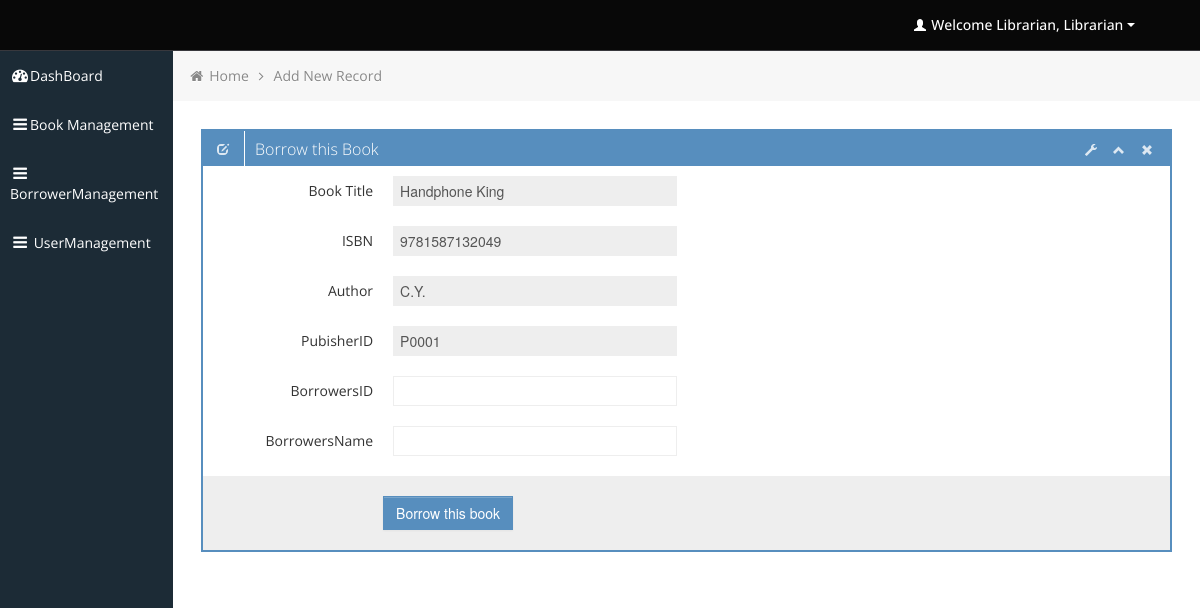
Page /admin/borrow_book.php?bID=00001 (signed in) on the committed database.
### tables this page shows
CREATE TABLE `tbl_books` (
  `id` int(5) UNSIGNED ZEROFILL NOT NULL,
  `bookIsbn` varchar(100) NOT NULL,
  `bookTitle` varchar(100) NOT NULL,
  `bookAuthor` varchar(100) NOT NULL,
  `pubisherID` varchar(100) NOT NULL,
  `bookLanguage` varchar(100) NOT NULL,
  `bookCategory` varchar(100) NOT NULL,
  `bookDescription` varchar(100) NOT NULL,
  `book_status` varchar(20) NOT NULL DEFAULT 'Available'
);

### admin/functions/function.php (called while the page is built, shortened)
<?php
	function get_header(){
		require_once("includes/header.php");
	}
	function get_sidebar(){
		require_once("includes/sidebar.php");
	}
 	function get_footer(){
		require_once("includes/footer.php");
	}
	function get_bread_five(){
		require_once("includes/breadcumb_five.php");
	}
?>

### admin/borrow_book.php (the view, shortened to what this page needs)
<?php
$id = $_GET['bID'];
	include('includes/connection.php');
	$sql ="SELECT * FROM tbl_books where id = '$id'";
	$result = mysqli_query($connect,$sql);
	while ($row=mysqli_fetch_array($result))
	{
        $bookIsbn = $row['bookIsbn'];
        $bookTitle = $row['bookTitle'];
        $bookAuthor = $row['bookAuthor'];
        $pubisherID = $row['pubisherID'];
	}
?>
<?php
	require_once("functions/function.php");
	get_header();
?>
			<div class="row-fluid sortable">
				<div class="box span12">
					<div class="box-header" data-original-title>
						<h2><i class="halflings-icon white edit"></i><span class="break"></span>Borrow this Book</h2>
						<div class="box-icon">
							<a href="#" class="btn-setting"><i class="halflings-icon white wrench"></i></a>
							<a href="#" class="btn-minimize"><i class="halflings-icon white chevron-up"></i></a>
							<a href="#" class="btn-close"><i class="halflings-icon white remove"></i></a>
						</div>
					</div>
					<div class="box-content">
						<form class="form-horizontal" method="post" action="add_to_borrowed.php">
							<fieldset>
							  <div class="control-group">
								<label class="control-label" for="bookTitle">Book Title</label>
								<div class="controls">
								  <input class="input-xlarge focused" name="bookTitle" id="bookTitle" type="text" value="<?php echo $bookTitle; ?>" disabled>
								</div>
							  </div>
                              <div class="control-group">
								<label class="control-label" for="bookIsbn">ISBN</label>
								<div class="controls">
								  <input class="input-xlarge focused" name="bookIsbn" id="bookIsbn" type="text" value="<?php echo $bookIsbn; ?>" disabled>
								</div>
							  </div>
							  <div class="control-group">
								<label class="control-label" for="bookAuthor">Author</label>
								<div class="controls">
								  <input class="input-xlarge focused" name="bookAuthor" id="bookAuthor" type="text" value="<?php echo $bookAuthor; ?>" disabled>
								</div>
							  </div>
							  <div class="control-group">
								<label class="control-label" for="pubisherID">PubisherID</label>
								<div class="controls">
								  <input class="input-xlarge focused" name="pubisherID" id="pubisherID" type="text" value="<?php echo $pubisherID; ?>" disabled>
								</div>
							  </div>
                              <div class="control-group">
								<label class="control-label" for="bookLanguage">BorrowersID</label>
								<div class="controls">
								  <input class="input-xlarge focused" name="BorrowersID" id="BorrowersID" type="text">
								</div>
							  </div>
                              <div class="control-group">
								<label class="control-label" for="bookCategory">BorrowersName</label>
								<div class="controls">
								  <input class="input-xlarge focused" name="BorrowersName" id="BorrowersName" type="text" >
								</div>
							  </div>
							  <div class="form-actions">
								<button type="submit" onclick="return confirmUpdate()" class="btn btn-primary">Borrow this book</button>
							  </div>
							</fieldset>
						</form>
					</div>
				</div>
			</div>

### admin/includes/header.php (shortened to what this page needs)
<?php
  $id = $_SESSION['LOGIN'];
include "../include/dbconn.php";
$sql = "SELECT lname, fname FROM admin where id = $id";
            $result = $connect->query($sql);
            while($row = $result->fetch_assoc()){
              	$lname = $row['lname'];
				$fname = $row['fname'];
            }
?>
<!DOCTYPE html>
<html lang="en">
<head>
	<link id="bootstrap-style" href="css/bootstrap.min.css" rel="stylesheet">
	<link href="css/bootstrap-responsive.min.css" rel="stylesheet">
	<link id="base-style" href="css/style.css" rel="stylesheet">
	<link id="base-style-responsive" href="css/style-responsive.css" rel="stylesheet">
	<link rel="stylesheet" href="../../plugins/morris/morris.css">
</head>
<body>
	<div class="navbar">
		<div class="navbar-inner">
			<div class="container-fluid">
				<a class="brand" href="index.html"><span> </span></a>
				<div class="nav-no-collapse header-nav">
					<ul class="nav pull-right">
						<li class="dropdown">
							<a class="btn dropdown-toggle" data-toggle="dropdown" href="#">
								<i class="halflings-icon white user"></i> <?php echo "Welcome  ".$lname.", ".$fname ?>
								<span class="caret"></span>
							</a>
						</li>
					</ul>
				</div>
			</div>
		</div>
	</div>

### admin/css/style.css (style rules this page uses)
body { background: #F5F5F5; color: #333; border: none; font-family: 'Open Sans', sans-serif; font-weight: 400; }
a { color: #646464; }
h2 { font-size: 16px; line-height: 16px; }
.navbar { margin-bottom: 0px; }
.navbar-inner { margin-bottom: 0px; min-height: 40px; padding-right: 20px; padding-left: 20px; background: #080808; filter: none; text-shadow: 1px 1px 1px #0a0c0e; border: none; color: #fff; -webkit-border-radius: 0px; -moz-border-radius: 0px; border-radius: 0px; *zoom: 1; border-bottom: 1px solid #38383D; }
.navbar-inner a { color: #7b7b7b; text-shadow: 0 -1px 1px #0b090a; }
.navbar-inner a i { margin-top: 2px; }
.header-nav { padding: 0px; color: #fff !important; background: #000 !important; }
.header-nav .nav { margin: 0px; }
.header-nav .btn { display: inline-block; padding: 21px 20px; margin-top: 0px; margin-left: 0px; font-size: 14px; line-height: 20px; text-align: center; text-shadow: none; vertical-align: middle; cursor: pointer; background: transparent; border-left: none; border-right: none; border-top: 0px; border-bottom: 0px; -webkit-border-radius: 0px; -moz-border-radius: 0px; border-radius: 0px; -webkit-box-shadow: none !important; -moz-box-shadow: none !important; box-shadow: none !important; }
.header-nav a.btn { color: #fff !important; text-shadow: none !important; padding: 15px 25px !important; }
.header-nav .btn .caret { border-top-color: #fff !important; border-bottom-color: #fff !important; }
.box { border: 2px solid #578EBE; background: #fff !important; margin-bottom: 28px; }
.box-header { height: 16px; font-size: 16px; line-height: 16px; padding: 10px; background: #578EBE; -webkit-box-shadow: none; -moz-box-shadow: none; box-shadow: none; overflow: hidden; }
.box-header h2 { float:left; margin-top: 0px; font-weight: 300; }
.box-header .box-icon, .box-header h2 { color:#fff; }
.box-header h2 i { margin: 0px 3px 0px 4px; opacity: .8; filter: alpha(opacity=80); -ms-filter:"progid:DXImageTransform.Microsoft.Alpha(Opacity=80)"; }
.box-header .box-icon { float:right; margin-top: 1px; }
.box-header .box-icon i { -webkit-transition: all 0.1s ease-in-out; -moz-transition: all 0.1s ease-in-out; -o-transition: all 0.1s ease-in-out; -ms-transition: all 0.1s ease-in-out; transition: all 0.1s ease-in-out; opacity: .8; filter: alpha(opacity=80); -ms-filter:"progid:DXImageTransform.Microsoft.Alpha(Opacity=80)"; }
.box-header .box-icon a { margin: 0px 5px; }
.box-content { position: relative; z-index: 50; margin-top: -1px; padding: 10px; background: #fff !important; }
.form-actions { padding: 19px 20px 20px; margin: 20px -10px -30px -10px; background-color: #eee; border-top: 1px solid #eee; *zoom: 1; }
.form-actions:before, .form-actions:after { display: table; line-height: 0; content: ""; }
.form-actions:after { clear: both; }
.btn { display: inline-block; padding: 6px 12px; margin-bottom: 0; font-size: 14px; font-weight: 500; line-height: 20px; text-align: center; white-space: nowrap; vertical-align: middle; cursor: pointer; border: 1px solid #a7a9aa; -webkit-border-radius: 0px !important; border-radius: 0px !important; }
.btn i { margin-top: 2px; }
.btn { color: #ffffff; background-color: #a7a9aa; border-color: #a7a9aa; background-image: none; filter: none; text-shadow: none; }
.btn-primary { background-color: #578EBE; border-color: #578EBE; }
.navbar .brand { font-size: 35px; }

### admin/css/halflings.css (style rules this page uses)
html, html .halflings { -webkit-font-smoothing: antialiased !important; }
.halflings-icon { display: inline-block; width: 14px; height: 14px; line-height: 14px; vertical-align: text-top; background-image: url(../img/glyphicons_halflings.svg); background-position: 0 0; background-repeat: no-repeat; vertical-align: top; *display: inline; *zoom: 1; *margin-right: .3em; }
.halflings-icon.white { background-image: url(../img/glyphicons_halflings-white.svg); }
.halflings-icon.user { background-position: -168px 0; }
.halflings-icon.remove { background-position: -312px 0; }
.halflings-icon.edit { background-position: -96px -72px; }
.halflings-icon.chevron-up { background-position: -288px -120px; }
.halflings-icon.wrench { background-position: -360px -144px; }

### rows in the picture
tbl_books: bookTitle "Handphone King", bookIsbn "9781587132049", bookAuthor "C.Y.", pubisherID "P0001"

### other values in the picture
$lname "Librarian"
$fname "Librarian"
